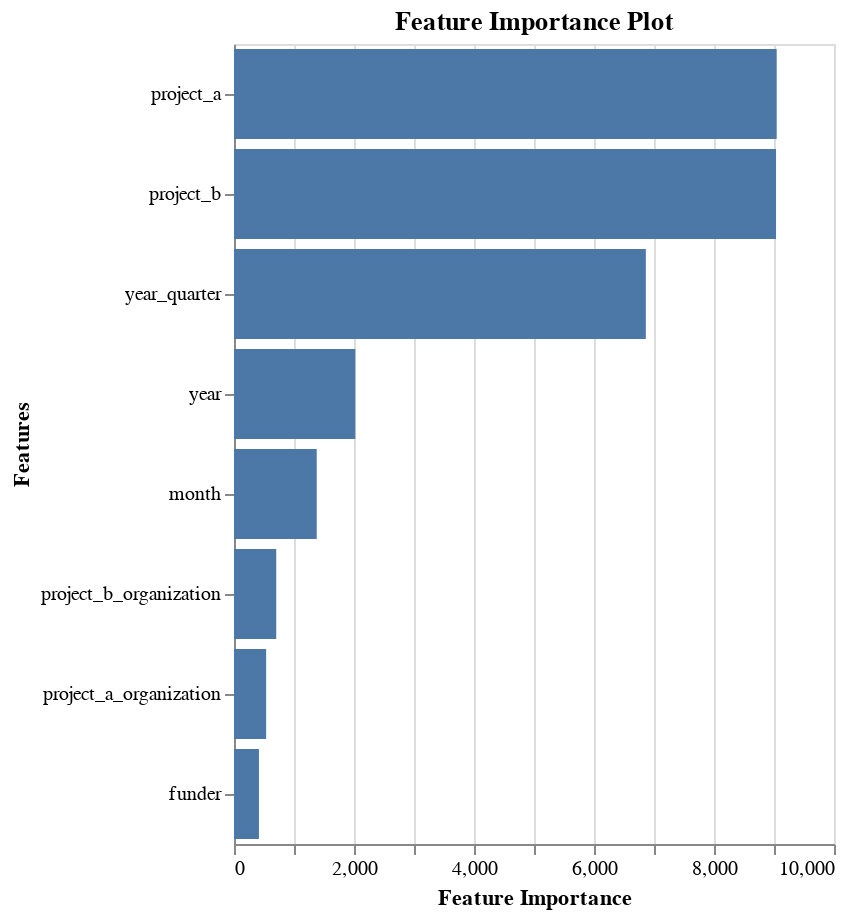

Notebook cell for this chart:
### Code cell
import altair as alt
import pandas as pd

# Get feature importances and names
importances = grid_search.best_estimator_.named_steps["model"].feature_importances_
feature_names = grid_search.best_estimator_.named_steps["model"].feature_names_in_

# Create DataFrame with feature importances
importance_df = (
    pd.DataFrame({"Feature": feature_names, "Importance": importances})
    .sort_values("Importance", ascending=True)
    .tail(20)
)

# Create Altair chart
chart = (
    alt.Chart(importance_df)
    .mark_bar()
    .encode(
        x=alt.X("Importance:Q", title="Feature Importance"),
        y=alt.Y("Feature:N", sort="-x", title="Features"),
    )
    .properties(title="Feature Importance Plot", width="container", height=400)
)

chart

### Figure 1 — Vega-Lite specification as saved in the notebook (floating-point values rounded to 4 significant figures)
{"config": {"view": {"continuousWidth": 300, "continuousHeight": 300}}, "data": {"name": "data-796f60cc9ced622de2597899d2ea3588"}, "mark": {"type": "bar"}, "encoding": {"x": {"field": "Importance", "title": "Feature Importance", "type": "quantitative"}, "y": {"field": "Feature", "sort": "-x", "title": "Features", "type": "nominal"}}, "height": 400, "title": "Feature Importance Plot", "width": "container", "$schema": "https://vega.github.io/schema/vega-lite/v5.20.1.json", "datasets": {"data-796f60cc9ced622de2597899d2ea3588": [{"Feature": "funder", "Importance": 416}, {"Feature": "project_a_organization", "Importance": 536}, {"Feature": "project_b_organization", "Importance": 704}, {"Feature": "month", "Importance": 1379}, {"Feature": "year", "Importance": 2022}, {"Feature": "year_quarter", "Importance": 6864}, {"Feature": "project_b", "Importance": 9034}, {"Feature": "project_a", "Importance": 9045}]}}
